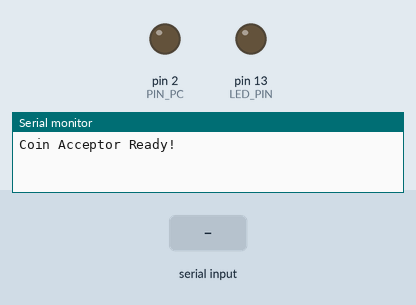
Simulated run of this sketch. Board: Arduino Nano, built with avr-gcc and run on an emulated ATmega328P. On the bench: output pins drawn as LEDs (lit = HIGH), the last lines printed to the serial monitor. Dashed ring = blinking. The test bench sets the inputs (shaded band).

Above: at 1.2 s.
1.3 s: byte 30 received over Serial
At 1.42 s:
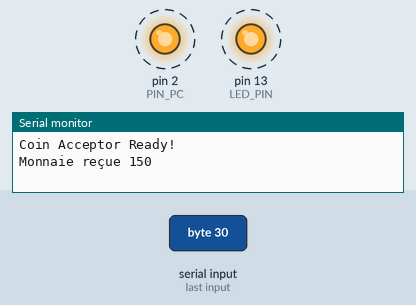
Timing chart, 0 to 10.1 s (numbered marks = the images above; inputs shaded):
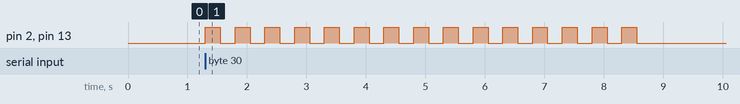

The sketch:

arduino_coin_acceptor.ino
```cpp
//https://bigdanzblog.wordpress.com/2015/01/12/interfacing-dg600f-coin-acceptor-to-arduino/
/**@author Adri1G
 * @brief receive a value from coin acceptor (RS232 link), convert the value in € ( 1€ = 100 integer in this program,
 *  and send impulse to arcade cabinet.
 * Currency in integer to avoid double imprecision by design, cf
 * https://stackoverflow.com/questions/23137719/incorrect-rounding-of-currency-double-values.
 *
 * Currency
 * Each coin is associated with a value in coin acceptor
 * C1 : 2€       Value coin acceptor    40
 * C2 : 1€       Value coin acceptor    20
 * C3 : 0,50€    Value coin acceptor    10
 * C4 : 0,20€    Value coin acceptor    4
 * C5 : 0,10€    Value coin acceptor    2
 * C6 : 0,05€    Value coin acceptor    1
 *
 * To avoid problem with software serial (no hardware buffer), the port use is RX to receive data from coin acceptor
 *
 * Pin map on Arduino Nano:
 * RX: SIGNAL (coin acceptor)                   /!\KEEP MIND TO UNPLUG BEFORE FLASHING/ TÉLÉVERSER
 * Vin: 12v
 * Gnd: with coin acceptor and generator
 *
 * Pin map coin acceptor
 * GND
 * SIGNAL (to Arduino): RX
 * DC12V: Vin
 * PIN_PC: 2 to connect with the PC via button
 *
 * Coin acceptor Switch configuration :
 * SW1: OFF
 * SW2: OFF
 * SW3: ON
 * SW4: OFF
 *
*/

#include <Arduino.h>
#include <SoftwareSerial.h>

#define GAME_PRICE 10                         // ratio: 0.01€ = 1, exemple: one game (impluse) at 0,10€ is GAME_PRICE 10
#define RATIO_CURRENCY_COIN_ACCEPTOR_SIGNAL 5 // ratio to convert value from coin acceptor in €
#define SENDING_INTERVAL 250                  //send a signal each intervale
#define LED_PIN 13                            //for visualisation
#define PIN_PC  2                             // output to the PC

unsigned int coin_value = 0; //1€ = 100 integer
unsigned long previous_Millis = 0;
unsigned long current_Millis;
bool high_state_sending = false;


void setup()
{
  // Open serial communications and wait for port to open:
  Serial.begin(4800);
  Serial.println("Coin Acceptor Ready!");

  pinMode(PIN_PC, OUTPUT); //use to send credit to arcade cabinet
  digitalWrite(PIN_PC, LOW);
  pinMode(LED_PIN, OUTPUT);
  digitalWrite(LED_PIN, LOW);
}

void loop()
{

  //TODO pass receveid value coin function to interrup

  // any input coming from coin acceptor?
  if (Serial.available())
  {
    unsigned int input_value = Serial.read();
    // read input, which is a 1 byte integer
    // coin acceptor send two value, whose one is allways 170
    if (input_value < 170)
    {
      coin_value += (int)input_value * RATIO_CURRENCY_COIN_ACCEPTOR_SIGNAL; //ratio to adapt the value send by the coin acceptor
      Serial.print("Monnaie reçue ");
      Serial.println(coin_value);
    }
  }

  if (coin_value > 0)
  {
    current_Millis = millis();

    if (abs(current_Millis - previous_Millis) >= SENDING_INTERVAL)
    {
      //Serial.println(high_state_sending);   //to count impulse send
      //if there is some money and state is high, send a falling edge

      if (high_state_sending)
      {
        coin_value -= GAME_PRICE;
        digitalWrite(PIN_PC, LOW);
        digitalWrite(LED_PIN, LOW);
        high_state_sending = false;
        previous_Millis = current_Millis;
      }
      //else send a rising edge
      else
      {
        digitalWrite(PIN_PC, HIGH);
        digitalWrite(LED_PIN, HIGH);
        high_state_sending = true;
        previous_Millis = current_Millis;
      }
    }
  }
}
```

Measured:
- after the input at 1.3 s, pin 2 (PIN_PC), pin 13 (LED_PIN): alternates HIGH for 0.25 s and LOW for 0.25 s, 30 changes in all, then stays LOW, starting at once
